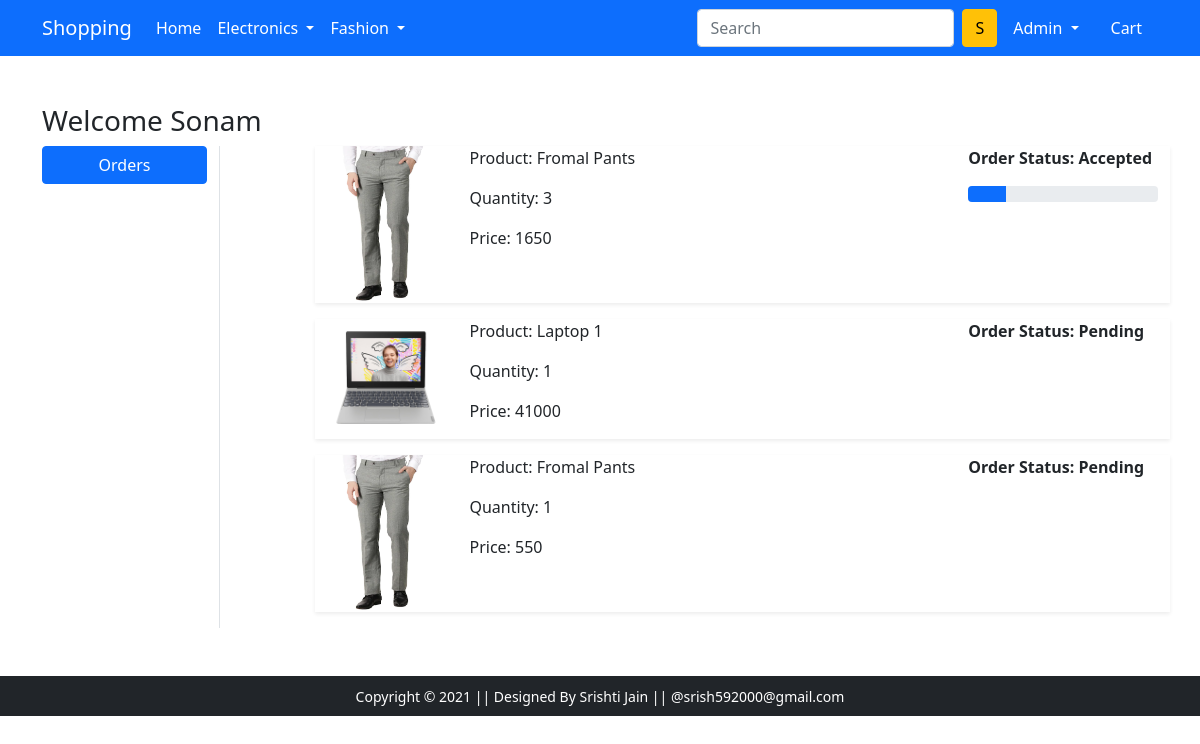
The app's page /orders/ (signed in), older data.
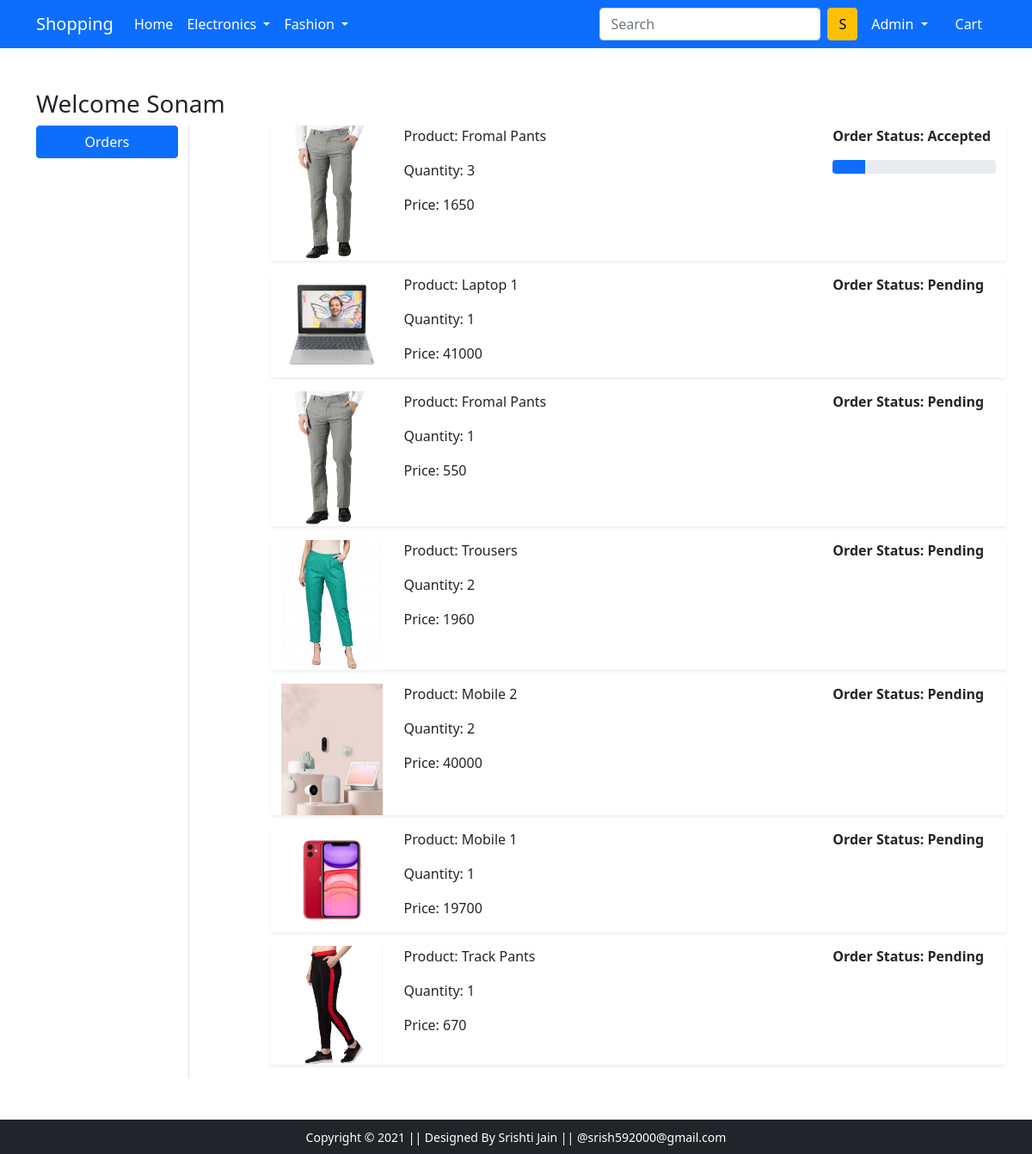
The same page, newer data.
### app/models.py (models this page shows, shortened)
class OrderedPlaced(models.Model):
    user = models.ForeignKey(User, on_delete=models.CASCADE)
    product = models.ForeignKey(Product, on_delete=models.CASCADE)
    customer = models.ForeignKey(Customer, on_delete=models.CASCADE)
    quantity = models.PositiveBigIntegerField(default=1)
    ordered_date = models.DateTimeField(auto_now_add=True)
    status = models.CharField(choices= STATUS_CHOICES, max_length=10,  default='Pending')
    @property
    def total_cost(self):
       return self.quantity * self.product.discount_price

class Product(models.Model):
    title = models.CharField(max_length=50)
    selling_price= models.IntegerField()
    discount_price= models.IntegerField()
    description = models.CharField(max_length=500)
    category = models.CharField(choices=CATEGORY_CHOICES , max_length=50)
    brand = models.CharField(max_length=100 , null=True)
    product_image = models.ImageField(null= True , blank= True , upload_to ='producting' )

### app/views.py (the view)
# urls.py: path('orders/', views.orders, name='orders'),
def orders(request):
	op = OrderedPlaced.objects.filter(user=request.user)
	return render(request, 'app/orders.html', {'order_placed':op})

### app/templates/app/orders.html (shortened to what this page needs)
{% extends 'app/base.html' %}
{% load static %}
{% block main-content %}
<div class="container my-5">
 <div class="row">
 <h3>Welcome Sonam</h3>
  <div class="col-sm-2 border-end">
   <ul class="list-unstyled">
    <li class="d-grid"><a href="{% url 'orders' %}" class="btn btn-primary">Orders</a></li>
   </ul>
  </div>
  <div class="col-sm-9 offset-sm-1">
  {% for op in order_placed %}
   <div class="row shadow-sm mb-3">
    <div class="col-sm-2">
     <img src="{{op.product.product_image.url}}" alt="" srcset="" class="img-fluid" height="150" width="150">
    </div>
    <div class="col-sm-7">
     <p>Product: {{op.product.title}}</p>
     <p>Quantity: {{op.quantity}}</p>
     <p>Price: {{op.total_cost}}</p>
    </div>
    <div class="col-sm-3 fw-bold">
     <p>Order Status: {{op.status}}</p>
      {% if op.status == 'Accepted' %}
      <div class="progress">
       <div class="progress-bar" role="progressbar" style="width: 20%" aria-valuenow="20" aria-valuemin="0" aria-valuemax="100"></div>
      </div>
      {% endif %}
    </div>
   </div>
   {% endfor %}
  </div>
 </div>
</div>
{% endblock main-content %}

### app/templates/app/base.html (shortened to what this page needs)
<!doctype html>
{% load static %}
<html lang="en">
  <head>
    <link href="https://cdn.jsdelivr.net/npm/bootstrap@5.0.0-beta1/dist/css/bootstrap.min.css" rel="stylesheet">
    <link rel="stylesheet" href="{% static 'app/css/owl.carousel.min.css' %}">
    <link rel="stylesheet" href="{% static 'app/css/all.min.css' %}">
    <link rel="stylesheet" href="{% static 'app/css/style.css' %}">
  </head>
  <body>
    <nav class="navbar navbar-expand-lg navbar-dark bg-primary">
     <div class="container">
       <a class="navbar-brand" href="/">Shopping</a>
       <div class="collapse navbar-collapse" id="navbarSupportedContent">
         <ul class="navbar-nav me-auto mb-2 mb-lg-0">
           <li class="nav-item">
             <a class="nav-link active" aria-current="page" href="/">Home</a>
           </li>
           <li class="nav-item dropdown">
             <a class="nav-link dropdown-toggle text-white" href="#" id="electronicsDropdown" role="button" data-bs-toggle="dropdown" aria-expanded="false">
               Electronics
             </a>
           </li>
           <li class="nav-item dropdown">
             <a class="nav-link dropdown-toggle text-white" href="#" id="fashionDropdown" role="button" data-bs-toggle="dropdown" aria-expanded="false">
               Fashion
             </a>
           </li>
         </ul>
         <form class="d-flex">
           <input class="form-control me-2" type="search" placeholder="Search" aria-label="Search">
           <button class="btn btn-warning" type="submit">S</button>
         </form>
         <div>
          <ul class="navbar-nav me-auto mb-2 mb-lg-0">
          {% if request.user.is_authenticated %}
           <li class="nav-item dropdown mx-2">
              <a class="nav-link dropdown-toggle text-white" href="#" id="profileDropdown" role="button" data-bs-toggle="dropdown" aria-expanded="false">
                {{request.user.username|capfirst}}
              </a>
            </li>
            <li class="nav-item mx-2">
              <a href="{% url 'showcart' %}" class="nav-link text-white"> Cart </a>
            </li>
            {% endif %}
          </ul>
         </div>
       </div>
     </div>
    </nav>
    {% block main-content %} {% endblock main-content %}
 <footer class="container-fluid bg-dark text-center p-2 mt-5">
  <small class="text-white">Copyright &copy; 2021 || Designed By Srishti Jain || @srish592000@gmail.com </small>
</footer>
  </body>
</html>

Row changes from the older to the newer data that the page shows:
added OrderedPlaced: product.product_image (picture), product "Trousers", quantity "2", total_cost "1960", status "Pending"
added OrderedPlaced: product.product_image (picture), product "Mobile 2", quantity "2", total_cost "40000", status "Pending"
added OrderedPlaced: product.product_image (picture), product "Mobile 1", quantity "1", total_cost "19700", status "Pending"
added OrderedPlaced: product.product_image (picture), product "Track Pants", quantity "1", total_cost "670", status "Pending"
